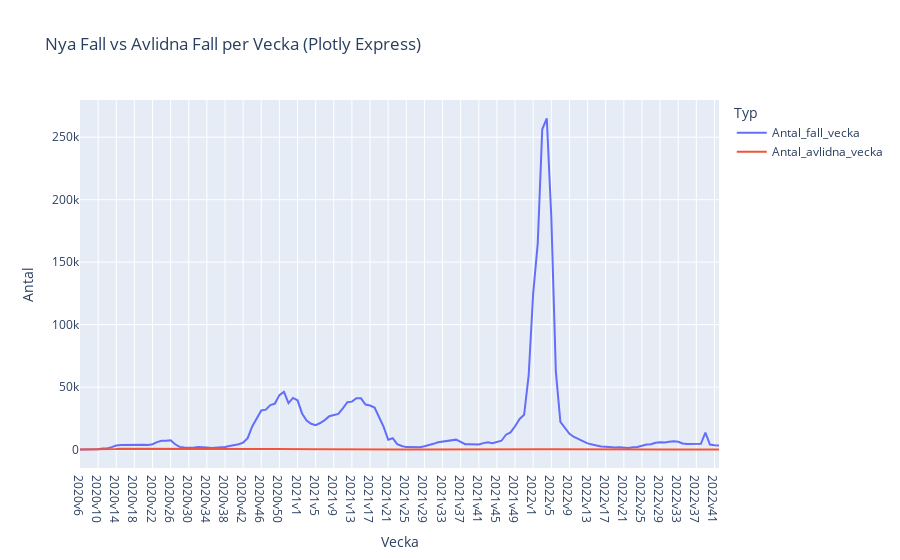

The notebook cell this image was saved under:
### Markdown cell above
## Uppgift 1
### e) 
Rita linjediagram av både avlidna fall per vecka och nya fall per vecka i samma fönster från 2020v6 till
nu

### Code cell
# Seaborn

plt.figure(figsize=(15, 6))

sns.lineplot(x='Vecka', y='Antal_fall_vecka', data=covid_data, label='Nya Fall')
sns.lineplot(x='Vecka', y='Antal_avlidna_vecka', data=covid_data, label='Avlidna Fall')
plt.title('Nya Fall vs Avlidna per Vecka (Seaborn)')
plt.xlabel('Vecka')
plt.ylabel('Antal')
plt.xticks(rotation=45)
plt.show()

# Plotly Express

fig_px_combined = px.line(covid_data, x='Vecka', y=['Antal_fall_vecka', 'Antal_avlidna_vecka'],
                          labels={'value': 'Antal', 'variable': 'Typ'},
                          title='Nya Fall vs Avlidna Fall per Vecka (Plotly Express)')
fig_px_combined.show()

fig_px.write_html("../Labb/Visualiseringar/Nya_fall_avlidna_per_vecka_plotly.html")

### Figure 1 — Plotly figure (JSON) as saved in the notebook; plotly's stock layout.template omitted (floating-point values rounded to 4 significant figures; data arrays with more than 128 entries replaced by an {"elided": "..."} marker saying what was removed)
{"data": [{"hovertemplate": "Typ=Antal_fall_vecka<br>Vecka=%{x}<br>Antal=%{y}<extra></extra>", "legendgroup": "Antal_fall_vecka", "line": {"color": "#636efa", "dash": "solid"}, "marker": {"symbol": "circle"}, "mode": "lines", "name": "Antal_fall_vecka", "orientation": "v", "showlegend": true, "type": "scatter", "x": {"elided": "142 str values"}, "xaxis": "x", "y": {"elided": "142 int values"}, "yaxis": "y"}, {"hovertemplate": "Typ=Antal_avlidna_vecka<br>Vecka=%{x}<br>Antal=%{y}<extra></extra>", "legendgroup": "Antal_avlidna_vecka", "line": {"color": "#EF553B", "dash": "solid"}, "marker": {"symbol": "circle"}, "mode": "lines", "name": "Antal_avlidna_vecka", "orientation": "v", "showlegend": true, "type": "scatter", "x": {"elided": "142 str values"}, "xaxis": "x", "y": {"elided": "142 int values"}, "yaxis": "y"}], "layout": {"legend": {"title": {"text": "Typ"}, "tracegroupgap": 0}, "title": {"text": "Nya Fall vs Avlidna Fall per Vecka (Plotly Express)"}, "xaxis": {"anchor": "y", "domain": [0, 1], "title": {"text": "Vecka"}}, "yaxis": {"anchor": "x", "domain": [0, 1], "title": {"text": "Antal"}}}}
